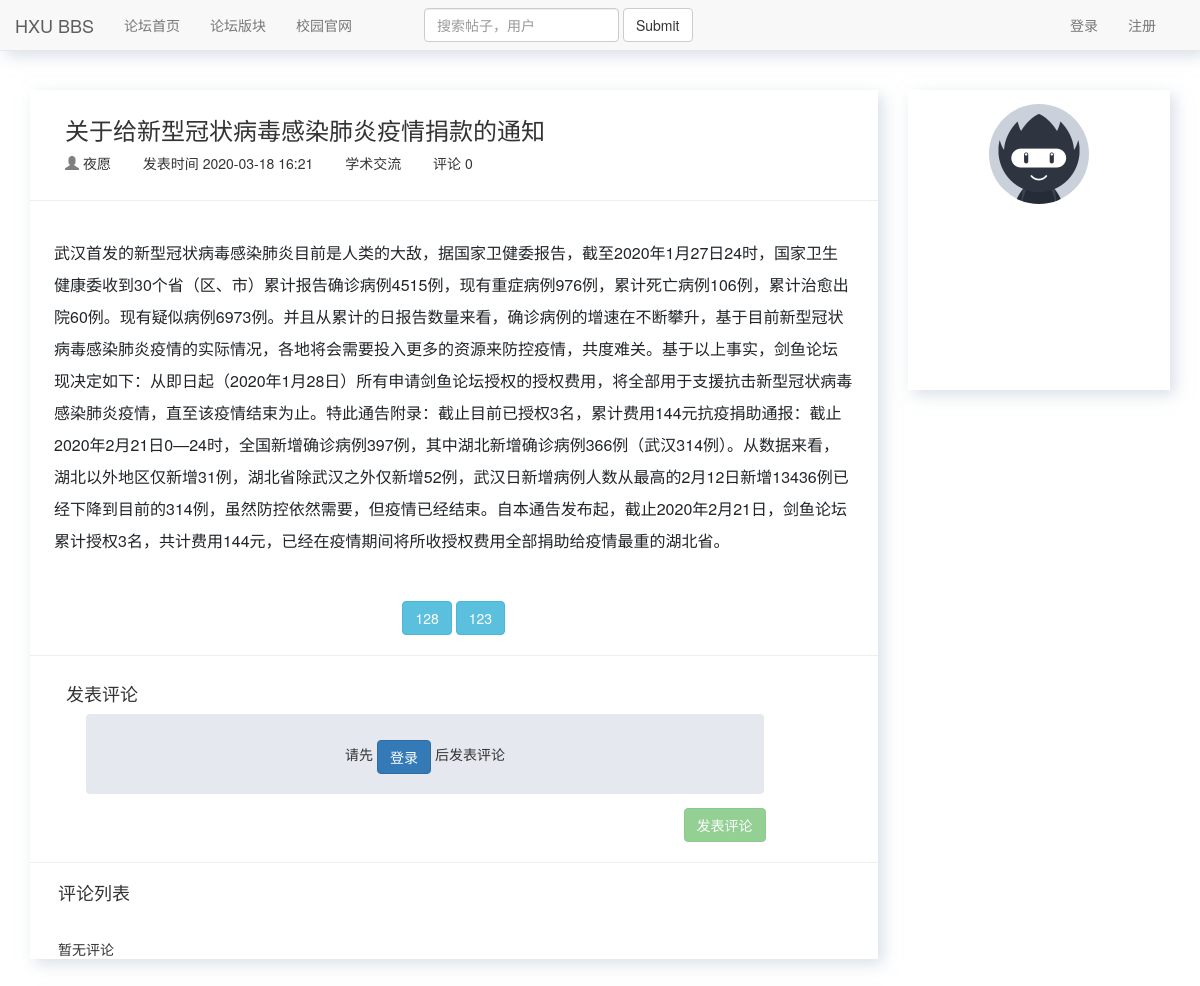
/postdetail/161, run on an earlier commit of the app's database.
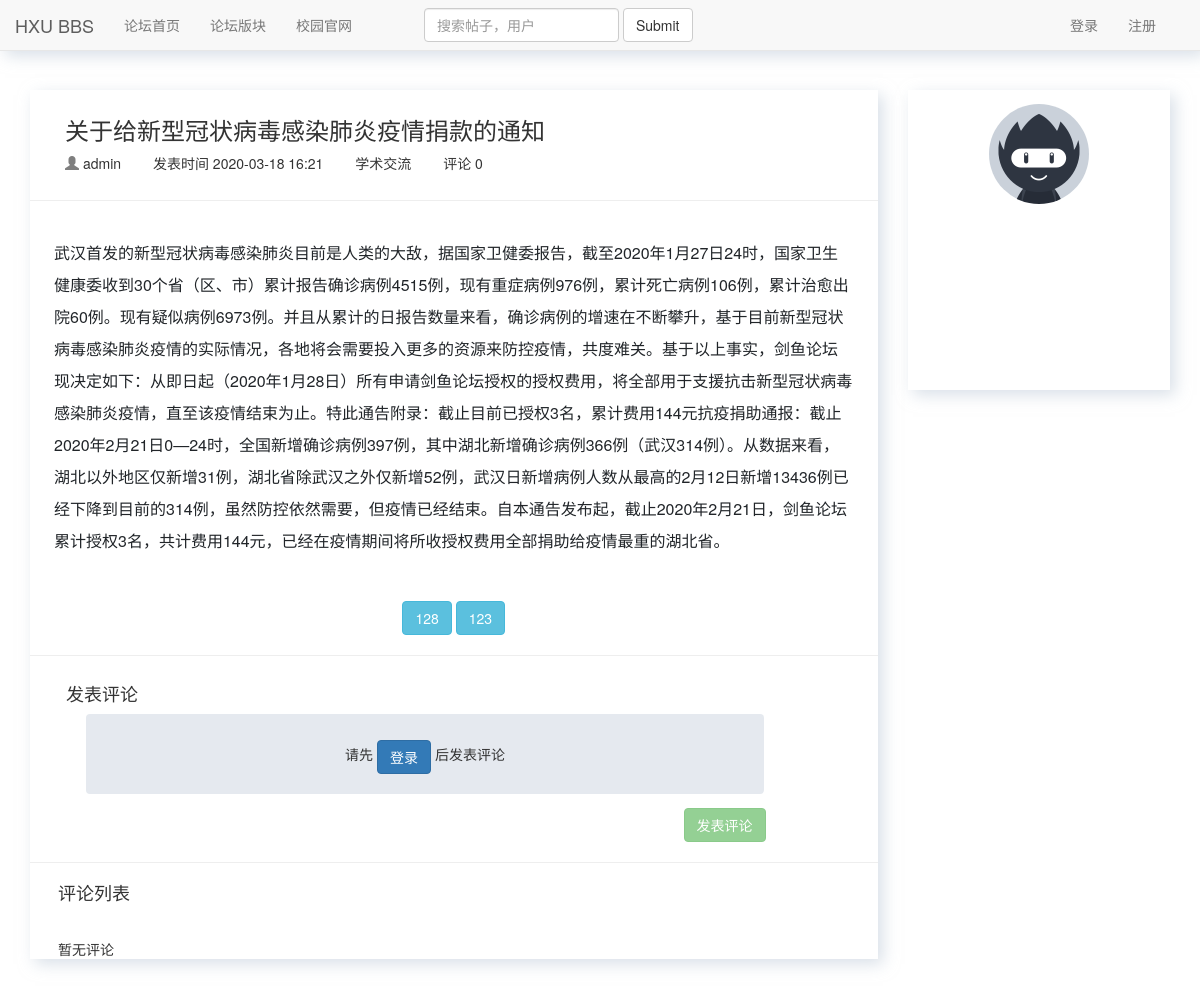
And on a later commit of the database.
### bbs/models.py (models this page shows, shortened)
class Post(models.Model):
    title = models.CharField(max_length=128, verbose_name='标题')
    category = models.ForeignKey('Category', on_delete=models.CASCADE, verbose_name='版块')
    theme = models.ForeignKey('Theme', on_delete=models.CASCADE, default=1)
    content = RichTextUploadingField(verbose_name='帖子内容')
    author = models.ForeignKey('UserProfile', on_delete=models.CASCADE, verbose_name='作者')
    created_time = models.DateTimeField(auto_now_add=True, verbose_name='创建时间')
    modify_time = models.DateTimeField(auto_now=True, verbose_name='修改时间')
    priority = models.IntegerField(verbose_name='是否置顶',default=0)
    class Meta:
        ordering = ['-created_time']
        verbose_name = "帖子"  # 表名改成中文名
        verbose_name_plural = verbose_name
    def short_content(self):
        if len(str(self.content)) > 30:
            return '{}...'.format(str(self.content)[0:29])
        else:
            return str(self.content)
    short_content.allow_tags = True
    short_content.short_description = 'content'

class UserProfile(models.Model):
    user = models.OneToOneField(User, on_delete=models.CASCADE)
    name = models.CharField(max_length=64, verbose_name='用户名')
    signature = models.CharField(max_length=128, blank=True, null=True, verbose_name='个性签名')
    image = models.ImageField(verbose_name='头像', default='imgs/default.png')
    class Meta:
        verbose_name = "自定义用户"  # 表名改成中文名
        verbose_name_plural = verbose_name
    def __str__(self):
        return self.name

class Category(models.Model):
    name = models.CharField(max_length=128, verbose_name='版块名')
    image = models.ImageField(upload_to='categoryimg', default='categoryimg/beidouqixing.png')
    brief = models.CharField(max_length=128, default='欢迎查看本版块帖子',  verbose_name='版块简介')
    post_num = models.IntegerField(default=0, verbose_name='帖子数')
    class Meta:
        verbose_name = "版块"  # 表名改成中文名
        verbose_name_plural = verbose_name
    def __str__(self):
        return self.name

### bbs/views.py (the view)
# urls.py: path('postdetail/<int:post_id>', postdetail, name='postdetail'),
def postdetail(request, post_id):
    post = Post.objects.get(id=post_id)
    post_content_type = ContentType.objects.get_for_model(post)
    comments = Comment.objects.filter(content_type=post_content_type, object_id=post_id, parent=None).order_by('-comment_time')
    data = {'content_type': post_content_type.model,'object_id': post_id,'reply_comment_id': 0}
    comment_form = CommentForm(initial=data)
    reply_form = CommentForm(initial=data)
    return render(request, 'bbs/postdetail.html', locals())

### comment/forms.py (shortened to what this page needs)
class CommentForm(forms.Form):
    content_type = forms.CharField(widget=forms.HiddenInput)
    object_id = forms.IntegerField(widget=forms.HiddenInput)
    text = forms.CharField(widget=CKEditorWidget(config_name='comment_ckeditor'),
                           error_messages={'required': '评论内容不能为空'})
    reply_comment_id = forms.IntegerField(widget=forms.HiddenInput(attrs={'id':'reply_comment_id'}))
    def __init__(self, *args, **kwargs):
        if 'user' in kwargs:
            self.user = kwargs.pop('user')
        super(CommentForm, self).__init__(*args, **kwargs)

### comment/templatetags/comment_tags.py (called while the page is built)
@register.simple_tag
def get_comment_count(obj):
    content_type = ContentType.objects.get_for_model(obj)
    return Comment.objects.filter(content_type=content_type, object_id=obj.id).count()

### bbs/templates/bbs/postdetail.html (shortened to what the changed rows need)
{% extends 'base.html' %}
{% load staticfiles %}
{% load comment_tags %}
{% block content %}
    <div class="container">
        <div class="row">
            <div class="col-md-9">
                <div class="postcard">
                    <div class="post-title">
                        <h3>{{ post.title }}</h3>
                        <div class="post-other">
                            <span class="glyphicon glyphicon-user" style="color: #7f7f7f"></span>
                            <span>{% if post.author.name %}
                                    {{ post.author }}
                                  {% else %}
                                    {{ post.author.user }}
                            {% endif %}
                            </span>
                            <span>发表时间 {{ post.created_time|date:'Y-m-d H:i' }}</span>
                            <span>{{ post.category }}</span>
                            <span>评论 {% get_comment_count post %} </span>
                        </div>
                    </div>
                    <hr>
                    <div class="post-content">
                        {{ post.content|safe }}
                    </div>
                    <div class="post-like">
                        <button class="btn btn-info">
                        </button>
                        <button class="btn btn-info">
                        </button>
                    </div>
                    <hr>
                    <div class="post-comment">
                        <h4>发表评论</h4>
                        {% if request.user.is_authenticated %}
                            <form id="comment_form" action="{% url 'update_comment' %}" method="post">
                                <div class="login-comment">
                                <div id="reply_content_container" style="display: none">
                                    <p>回复：</p>
                                    <div id="reply_content"></div>
                                </div>
                                        {% csrf_token %}
                                        {% for field in comment_form %}
                                            {{ field }}
                                        {% endfor %}
                                        <div id="comment_error" class="text-danger"></div>
                                </div>
                                <div class="comment-button">
                                    <button  type="submit" class="btn btn-success">发表评论</button>
                                </div>
                            </form>
                        {% else %}
                            <div class="not-login-comment">
                            </div>
                            <div class="comment-button">
                            </div>
                        {% endif %}
                    </div>
                    <hr>
                    <div class="comment-list">
                        <h4>评论列表</h4>
                        <div id="comment_list">
                        </div>
                    </div>
                    </div>
                </div>
        </div>
    </div>
{% endblock %}

What changed in the data, as far as the page shows it:
changed through a linked row, Post "关于给新型冠状病毒感染肺炎疫情捐款的通知": author "夜愿" → "admin"
